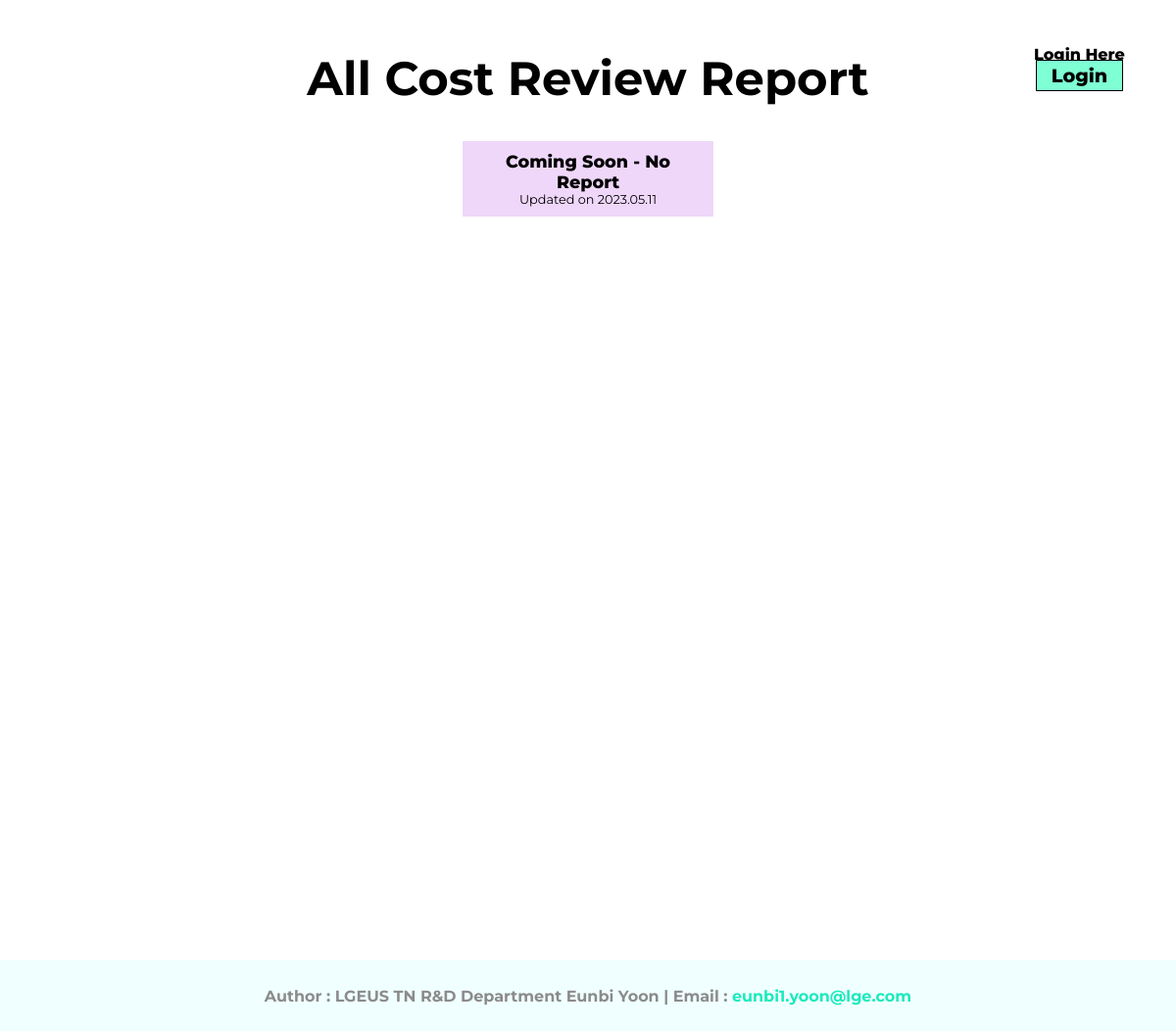
The app's page /cost-review/cost/, older data.
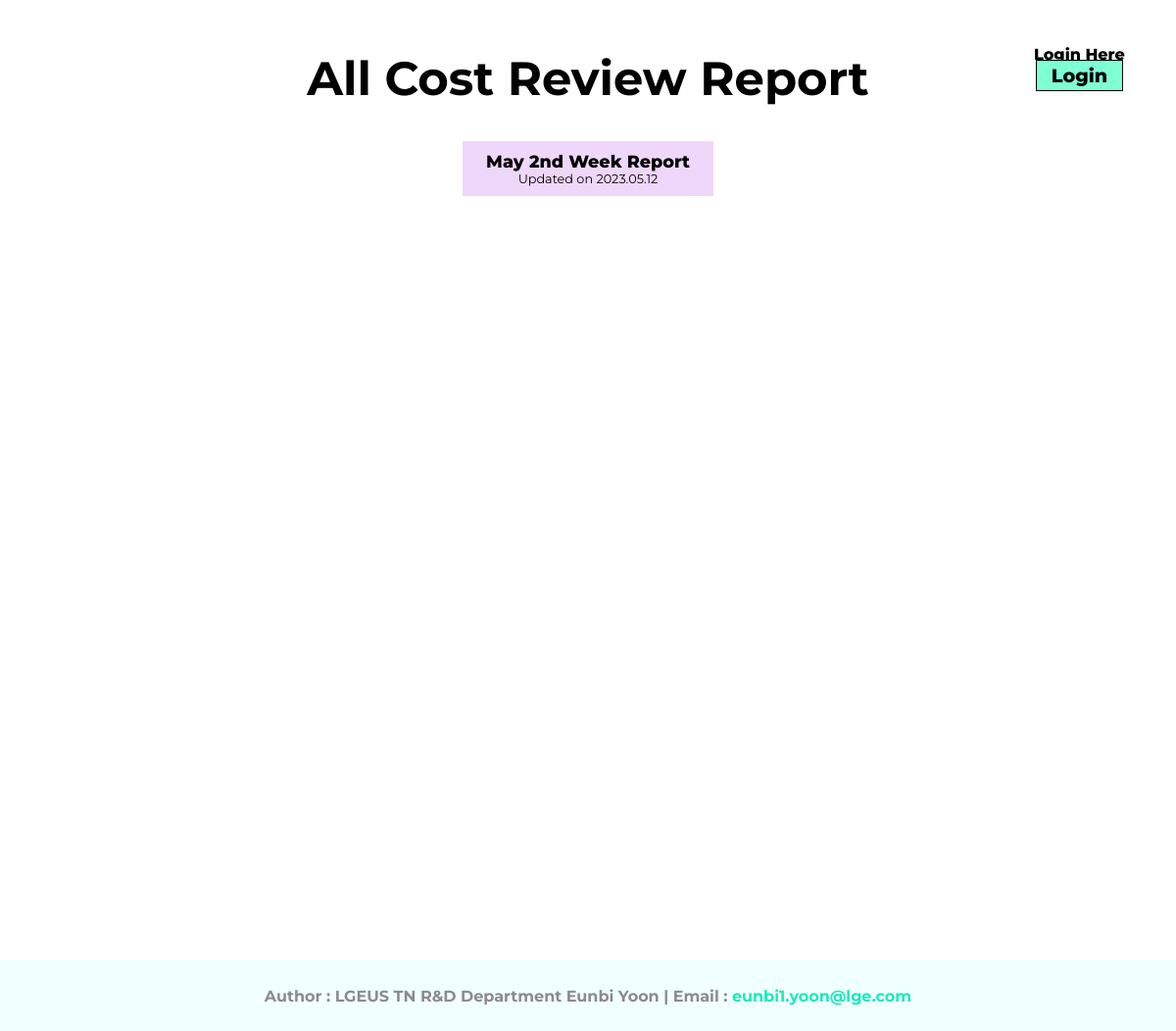
The same page, newer data.
### report/models.py (models this page shows, shortened)
class Category(models.Model):
    title=models.CharField(max_length=255)
    slug=models.SlugField()
    class Meta:
        verbose_name_plural='  1) Categories'

class Post(models.Model):
    category=models.ForeignKey(Category, related_name='post_model', on_delete=models.CASCADE)
    slug=models.SlugField()
    author=models.ForeignKey(User, related_name='post_user',on_delete=models.CASCADE)
    title=models.CharField(max_length=255)
    date_added=models.DateTimeField(auto_now_add=True)
    class Meta:
        verbose_name_plural='  2) Posts'

### report/views.py (the view)
# urls.py: path('<slug:slug>/cost/', category_cost_view, name='category_cost_url'),
def category_cost_view(request, slug):
    category=Category.objects.get(slug=slug)
    context={
        'category_pair':category,
    }
    return render(request,'category-cost.html', context)

### templates/category-cost.html (shortened to what this page needs)
{% extends 'base.html' %}
{% block name %}<div class="category-name">All {{ category_pair.title }} Report</div>{% endblock %}
{% block container %}
    <div class="category">
        {% for cat in category_pair.post_model.all %}
            <a href="{% url 'detail_cost_url' cat.slug cat.id%}">
                <div class="category-detail" id="cost">
                    <div class="title">{{ cat.title }} Report</div>
                    <div class="date">Updated on {{ cat.date_added|date:"Y.m.d" }}</div>
                </div>
            </a>
        {% endfor %}
    </div>
{% endblock %}

### templates/base.html (shortened to what this page needs)
<!doctype html>
<html lang="en">
  <head>
    {% load static %}
    <link rel="stylesheet" href="{% static 'css/style3.css' %}">
  </head>
  <body>
    <div class="top">
      <div class="sidebar"></div>
      <div class="container">
        <h1>{% block name %}{% endblock%}</h1>
      </div>
      <div class="navigator">
        <div class="user-banner">
          {% if user.is_authenticated %}
            <p>Hello, {{user.username}}
            <a href="{% url 'logout_url' %}">Logout</a>
          {% else %}
            <p>Login Here
            <a href="{% url 'login_url' %}">Login</a>
          {% endif %}
          </p>
        </div>
      </div>
    </div>
    <div class="main">
      <div class="sidebar">
      </div>
      <div class="container">
        {% block container %}
        {% endblock %}
      </div>
      <div class="navigator">
      </div>
    </div>
    <div class="footer">
      <h5>
          Author : LGEUS TN R&D Department Eunbi Yoon |  Email :
          <a href = "mailto: eunbi1.yoon@lge.com"> eunbi1.yoon@lge.com</a>
      </h5>
    </div>
  </body>
</html>

### statics/css/style3.css (style rules this page uses)
body { margin:auto; font-family: 'Montserrat'; overflow-y: scroll; min-height:100%; display: flex; flex-direction: column; }
.top { display: grid; grid-template-columns: 1fr 5fr 1fr; gap:30px; height: 8vh; margin: 30px 20px 20px; }
.main { display: grid; grid-template-columns: 1fr 5fr 1fr; height: 77vh; gap:30px; margin:auto 20px; }
.sidebar { grid-column: 1; }
.container { grid-column: 2; }
.navigator { grid-column: 3; }
.top .container h1 { text-align:center; }
.top .navigator p { font-size: 1rem; font-weight: 800; text-align: center; text-transform: capitalize; }
.top .navigator .user-banner a { background-color: aquamarine; margin: 0 10px; width:100px; font-size:1.2rem; margin-top:10px; font-family:'Montserrat'; font-weight: 800; color:black; text-decoration: none; padding:3px 15px; border: 1px solid black; }
.footer { margin-top:250px; background-color:azure; text-align: center; position: bottom; }
.footer h5 { font-size: 1rem; text-align: center; color:rgb(139, 139, 139); }
.footer a { text-decoration: none; color:#1beabd }
.category { text-align: center; margin-top:30px; }
.category-name { text-align: center; font-size: 3rem; }
.category a { text-decoration:none; margin-top: 50px; }
.category .category-detail { color:black; margin: auto; width:30%; margin:5px auto; padding:10px; font-size:1rem }
.category .category-detail .title { font-size: 1.1rem; font-weight: 800; }
.category .category-detail .date { font-size:0.8rem; }
#cost { background-color:rgb(239, 215, 250); }

Row changes from the older to the newer data that the page shows:
removed Post: title "Coming Soon - No", date_added "2023.05.11"
added Post: title "May 2nd Week", date_added "2023.05.12"
